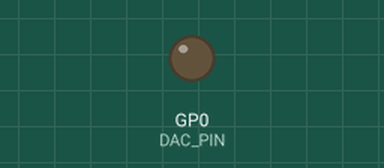
Bench run of a sketch on a simulated Raspberry Pi Pico. Shown: output pins drawn as LEDs (lit = HIGH).

Above: at 0.15 s.
Timing chart, 0 to 1.6 s (numbered marks = the images above):
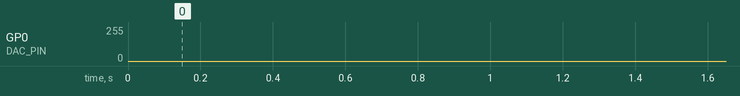

The sketch:

For_RP2040.ino
```cpp
#define DAC_PIN 0

void setup() {
    analogWriteResolution(10);        // 分辨率 10 位: 取值 0~1023
    analogWriteFreq(125000);          // 载波提到 125kHz, 配 RC 后更平滑(可选但推荐)
}

void loop() {
    // 三角波扫描 0V -> 3.3V -> 0V, 每步约4ms
    for (int lvl = 0; lvl <= 1023; lvl += 4) {
        analogWrite(DAC_PIN, lvl);
        delay(4);
    }
    for (int lvl = 1023; lvl >= 0; lvl -= 4) {
        analogWrite(DAC_PIN, lvl);
        delay(4);
    }
}
```
